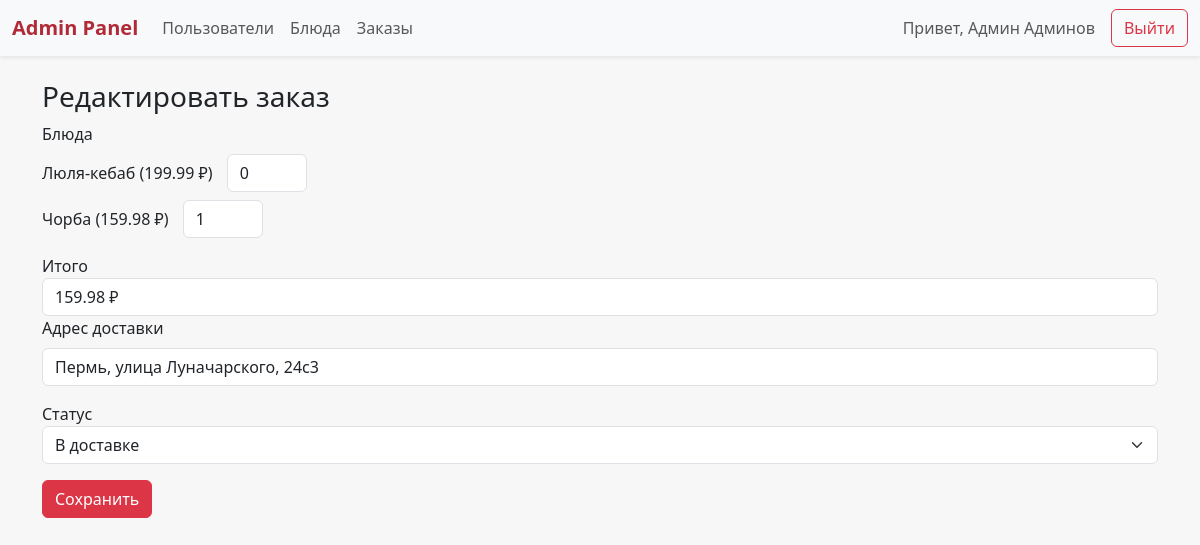
/admin/edit/editOrder.php?id=33 (signed in), run on the app's committed database.
### tables this page shows
CREATE TABLE `Users` (
  `Id` int(11) NOT NULL,
  `Surname` varchar(255) NOT NULL,
  `Name` varchar(255) NOT NULL,
  `Patronomyc` varchar(255) DEFAULT NULL,
  `Phone` varchar(255) NOT NULL,
  `Password` varchar(1000) NOT NULL,
  `Role` enum('client','courier','admin') NOT NULL
);

CREATE TABLE `Dishes` (
  `Id` int(11) NOT NULL,
  `Name` varchar(255) NOT NULL,
  `Сompound` varchar(255) NOT NULL,
  `Price` decimal(10,2) NOT NULL,
  `Img` varchar(255) NOT NULL
);

CREATE TABLE `Orders` (
  `Id` int(11) NOT NULL,
  `IdClient` int(11) NOT NULL,
  `IdCourier` int(11) NOT NULL,
  `TotalSum` decimal(10,2) NOT NULL,
  `Address` varchar(255) NOT NULL,
  `Status` enum('accepted','progress','ready','delivery','delivered') NOT NULL
);

### admin/edit/editOrder.php (the view, shortened to what this page needs)
<?php
    include("../../settings/connect_database.php");
    if(isset($_SESSION['user'])) {
        if($_SESSION['user'] != -1) {
            $query = $mysqli->query("SELECT `Role`, `Name`, `Surname` FROM `Users` WHERE `Id` = ".$_SESSION["user"]);
            if($query && $query->num_rows == 1) {
                $read = $query->fetch_assoc();
            }
        } else {
            header("Location: ../../index.php");
        }
    } else {
        header("Location: ../../index.php");
    }
    $username = $read["Name"]. ' '. $read["Surname"];
    $id = $_GET['id'];
    $query = $mysqli->query("SELECT * FROM `Orders` WHERE `Id` =".$id);
    $order = $query->fetch_assoc();
    $dishes = $mysqli->query("SELECT `Id`, `Name`, `Price` FROM `Dishes`");
    $orderDishesQuery = $mysqli->query("SELECT `IdDishes`, `Quantity` FROM `OrdersDishes` WHERE `IdOrder`={$id}");
    $selected = [];
    while ($row = $orderDishesQuery->fetch_assoc()) {
        $selected[$row['IdDishes']] = $row['Quantity'];
    }
?>
<!DOCTYPE html>
<html lang="ru">
<head>
    <link href="https://cdn.jsdelivr.net/npm/bootstrap@5.3.2/dist/css/bootstrap.min.css" rel="stylesheet">
</head>
<body>
    <nav class="navbar navbar-expand-lg navbar-light bg-light shadow-sm mb-4">
        <div class="container-fluid">
        <a class="navbar-brand" href="../admin.php">Admin Panel</a>
        <div class="collapse navbar-collapse" id="navbarAdmin">
          <ul class="navbar-nav me-auto mb-2 mb-lg-0">
            <li class="nav-item">
              <a class="nav-link" href="../users.php">Пользователи</a>
            </li>
            <li class="nav-item">
              <a class="nav-link" href="../dishes.php">Блюда</a>
            </li>
            <li class="nav-item">
              <a class="nav-link" href="../orders.php">Заказы</a>
            </li>
          </ul>
          <span class="navbar-text me-3">Привет, <?= $username?></span>
          <a href="../../functions/logout.php" class="btn btn-outline-danger">Выйти</a>
        </div>
        </div>
    </nav>
    <div class="container mt-4">
        <h3>Редактировать заказ</h3>
        <form method="post">
            <label class="form-label">Блюда</label>
            <?php while ($d = $dishes->fetch_assoc()): ?>
                <div class="mb-2">
                    <span><?= $d['Name'] ?> (<?= $d['Price'] ?> ₽)</span>
                    <input type="number" class="form-control dish-qty" data-price="<?= $d['Price'] ?>" name="dishes[<?= $d['Id'] ?>]"
                           min="0" value="<?= $selected[$d['Id']] ?? 0 ?>" style="width:80px; display:inline-block; margin-left:10px;">
                </div>
            <?php endwhile; ?>
            <div class="mt-3">
                <label>Итого</label>
                <input type="text" id="total" class="form-control" value="<?= $order['TotalSum'] ?> ₽" readonly>
            </div>
            <div class="mb-3">
                <label for="address" class="form-label">Адрес доставки</label>
                <input type="text" id="address" name="address" class="form-control"
                    value="<?= htmlspecialchars($order['Address']) ?>" required>
            </div>
            <div class="mb-3">
                <label>Статус</label>
                <select name="status" class="form-select">
                    <option value="delivery" <?= $order['Status']=='delivery'?'selected':'' ?>>В доставке</option>
                </select>
            </div>
            <button class="btn btn-danger">Сохранить</button>
        </form>
    </div>
</body>
</html>

### admin/edit/editOrder.php (style rules this page uses)
body { background-color: #f7f7f7; }
.navbar-brand { font-weight: 600; color: #b02a37 !important; }

### data on the page
users: username "Админ Админов"
dishes: Name "Люля-кебаб", Price "199.99", Id "0"
dishes: Name "Чорба", Price "159.98", Id "1"
orders: TotalSum "159.98 ₽", address "Пермь, улица Луначарского, 24с3", status "В доставке"
